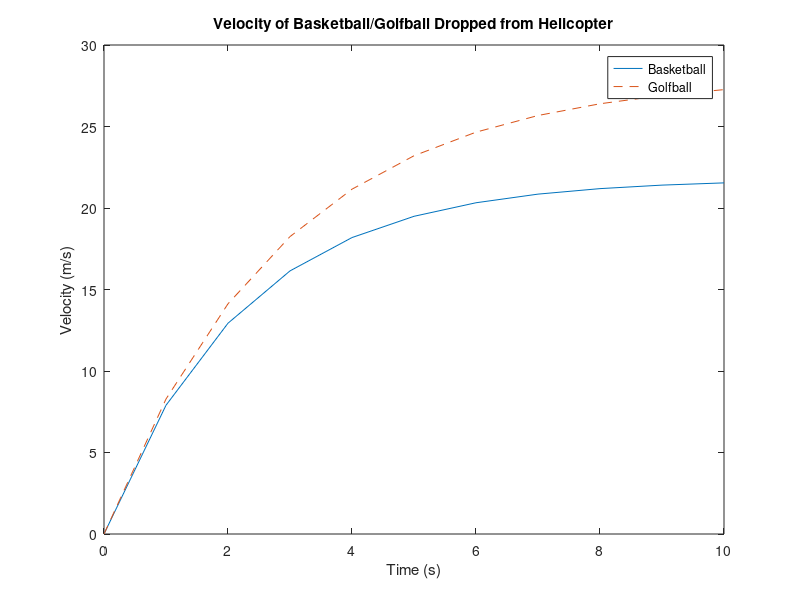

MATLAB code for this plot:
%%%%%%%%%%%%%%%%%%%%%%%%%%%%%%%%%%%%%%%%%%%%%%%%%%%%%%%%%%%%%%%%%%%%%%%%%%%
%  ENGR 19500 Fall 2012
%  Programmer(s) and Purdue Email Address(es):
%  Name Andy Shi
%  shi110@purdue.edu
%
%  Team #:  15
%
%  Assignment #: HW04, Problem 6
%
%  Academic Integrity Statement:
%
%       I/we have not used source code obtained from
%       any other unauthorized source, either modified
%       or unmodified.  Neither have I/we provided access
%       to my/our code to another. The project I/we am/are submitting
%       is my/our own original work.
%
%  Program Description: If a basketball is dropped from a helicopter, its velocity as a function of time v(t)
%  can be modeled by the equation: v(t)=...PROBLEM 6
%
%%%%%%%%%%%%%%%%%%%%%%%%%%%%%%%%%%%%%%%%%%%%%%%%%%%%%%%%%%%%%%%%%%%%%%%%%%%

% --- INPUTS ---
clc;

g=9.81; % gravitation constant 9.81 m/s^2
drag=0.5;  % drag coefficient 0.5
drag2=0.3;  % drag coefficient 0.3 of golfball
air=1.2;  % density of air 1.2 kg/m^3
radi =0.117; % radius 0.117m
m = 0.624; %mass of basketball
area0 = pi*radi*radi; % area pi(r^2)
e = 2.71828182846; 
time0 = [0 1 2 3 4 5 6 7 8 9 10]; %time in seconds

% --- CALCULATIONS ---
velocityB = sqrt((2*m*g)/(air*area0*drag))*(1-e.^(-time0*sqrt((air*g*drag*area0)/(2*m))));
velocityG = sqrt((2*m*g)/(air*area0*drag2))*(1-e.^(-time0*sqrt((air*g*drag2*area0)/(2*m))));
% --- OUTPUTS ----
display(velocityB);
plot(time0, velocityB);
ylabel('Velocity (m/s)');
xlabel('Time (s)');
title('Velocity of Basketball/Golfball Dropped from Helicopter');
hold on;
plot(time0, velocityG,'--');
legend('Basketball','Golfball');
